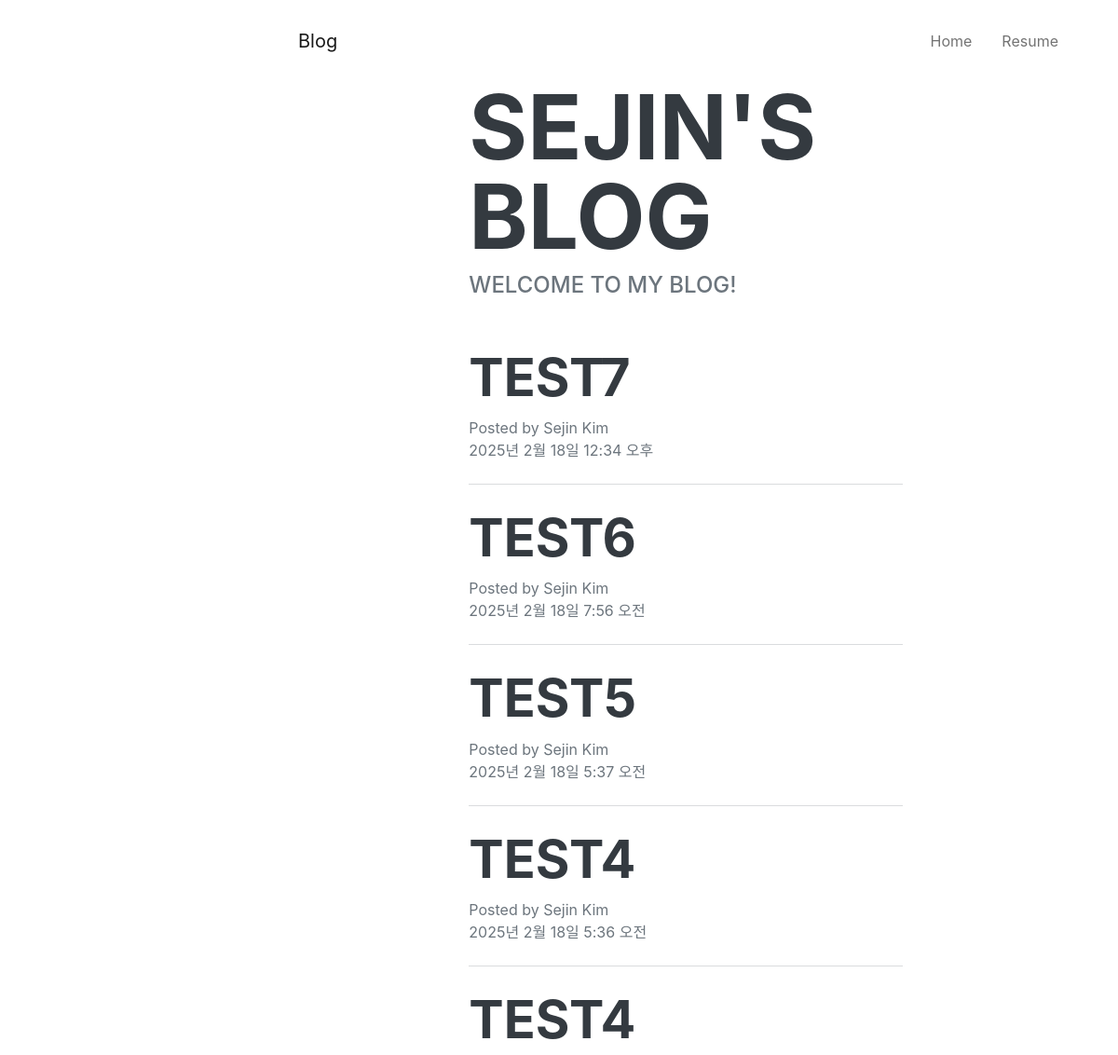
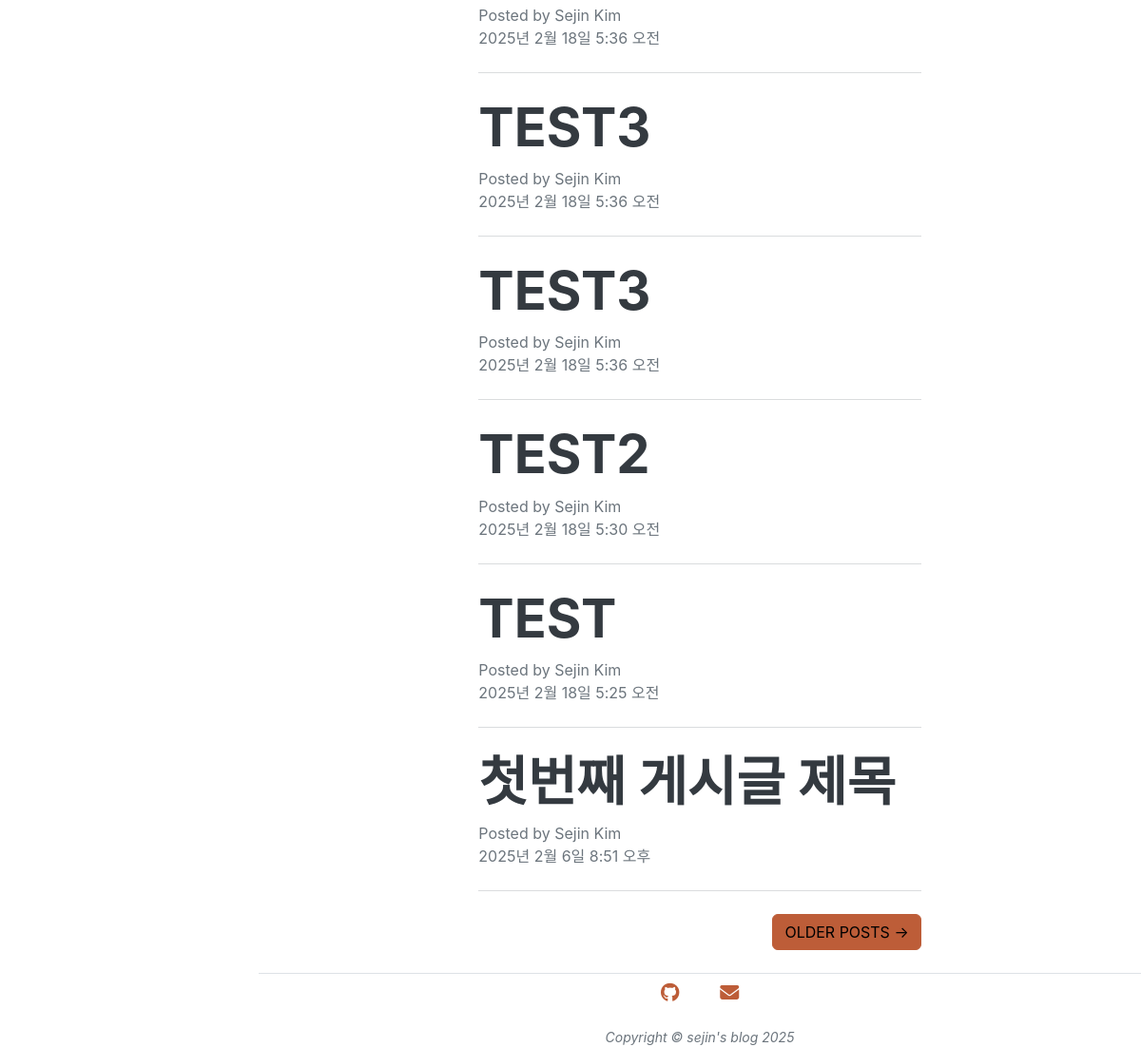
Screenshot of /blog/ with the database file from the repository (2 pictures, top to bottom).
### blog/models.py (models this page shows, shortened)
class Post(models.Model):
    title = models.CharField(max_length=100)
    subtitle = models.CharField(max_length=100, blank=True, null=True)
    content = CKEditor5Field('content', config_name='extends')
    upload_date = models.DateTimeField(auto_now_add=True)
    modified_date = models.DateTimeField(auto_now=True)

### blog/views.py (the view)
# urls.py: path('', views.post_list, name='post-list'),
def post_list(request):
    posts = Post.objects.all().order_by('-id')
    return render(request, 'blog/post_list.html', {'posts': posts})

### blog/templates/blog/post_list.html
{% extends 'blog/base.html' %}
{% block post_list %}
<header class="masthead">
    <div class="container position-relative px-4 px-lg-5">
        <div class="row gx-4 gx-lg-5 justify-content-center">
            <div class="col-md-10 col-lg-8 col-xl-7">
                <div class="site-heading">
                    <h1>Sejin's Blog</h1>
                    <span class="subheading">welcome to my blog!</span>
                </div>
            </div>
        </div>
    </div>
</header>
<div class="container px-4 px-lg-5 mt-5">
    <div class="row gx-4 gx-lg-5 justify-content-center">
        <div class="col-md-10 col-lg-8 col-xl-7">
        {% if posts.count == 0 %}
            <div class="post-preview">
                    <h3 class="post-subtitle">아직 작성된 게시글이 없어요</h3>
            </div>
            <hr class="my-4" />
        {% else %}
        {% for post in posts %}
            <div class="post-preview">
                <a href="{% url 'post-detail' post.pk %}" class="text-decoration-none">
                    <h2 class="post-title">{{ post.title }}</h2>
                </a>
                <p class="post-meta">
                    Posted by Sejin Kim
                    <br>{{ post.modified_date }}
                </p>
            </div>
            <hr class="my-4" />
        {% endfor %}
            <div class="d-flex justify-content-end mb-4"><a class="btn btn-primary text-uppercase" href="#!">Older Posts →</a></div>
        </div>
        {% endif %}
    </div>
</div>
{% endblock %}

### rows the page displays
Post: title "TEST7", modified_date "2025년 2월 18일 12:34 오후"
Post: title "TEST6", modified_date "2025년 2월 18일 7:56 오전"
Post: title "TEST5", modified_date "2025년 2월 18일 5:37 오전"
Post: title "TEST4", modified_date "2025년 2월 18일 5:36 오전"
Post: title "TEST4", modified_date "2025년 2월 18일 5:36 오전"
Post: title "TEST3", modified_date "2025년 2월 18일 5:36 오전"
Post: title "TEST3", modified_date "2025년 2월 18일 5:36 오전"
Post: title "TEST2", modified_date "2025년 2월 18일 5:30 오전"
Post: title "TEST", modified_date "2025년 2월 18일 5:25 오전"
Post: title "첫번째 게시글 제목", modified_date "2025년 2월 6일 8:51 오후"
